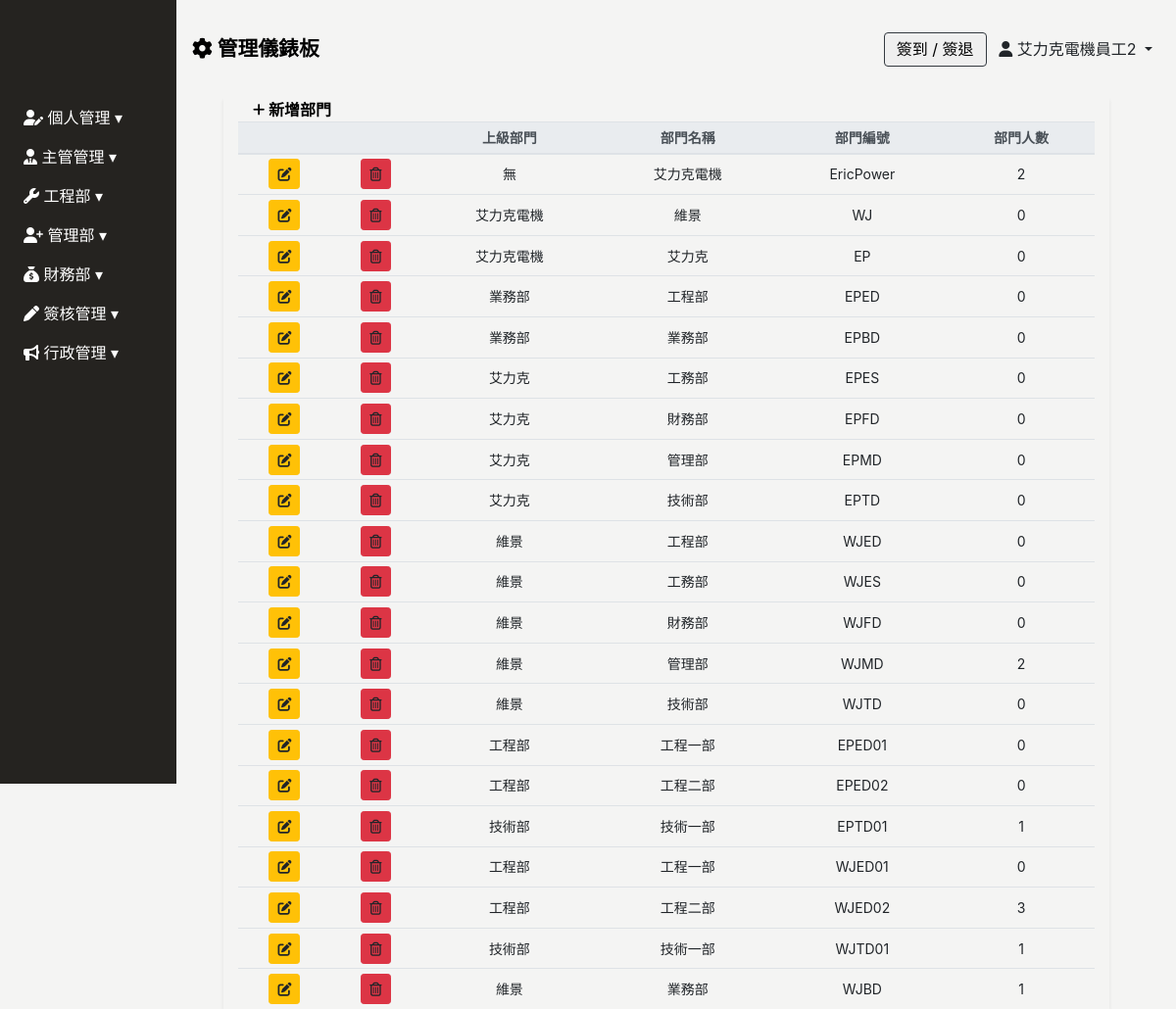
Page /department/ (signed in) on the earlier database version.
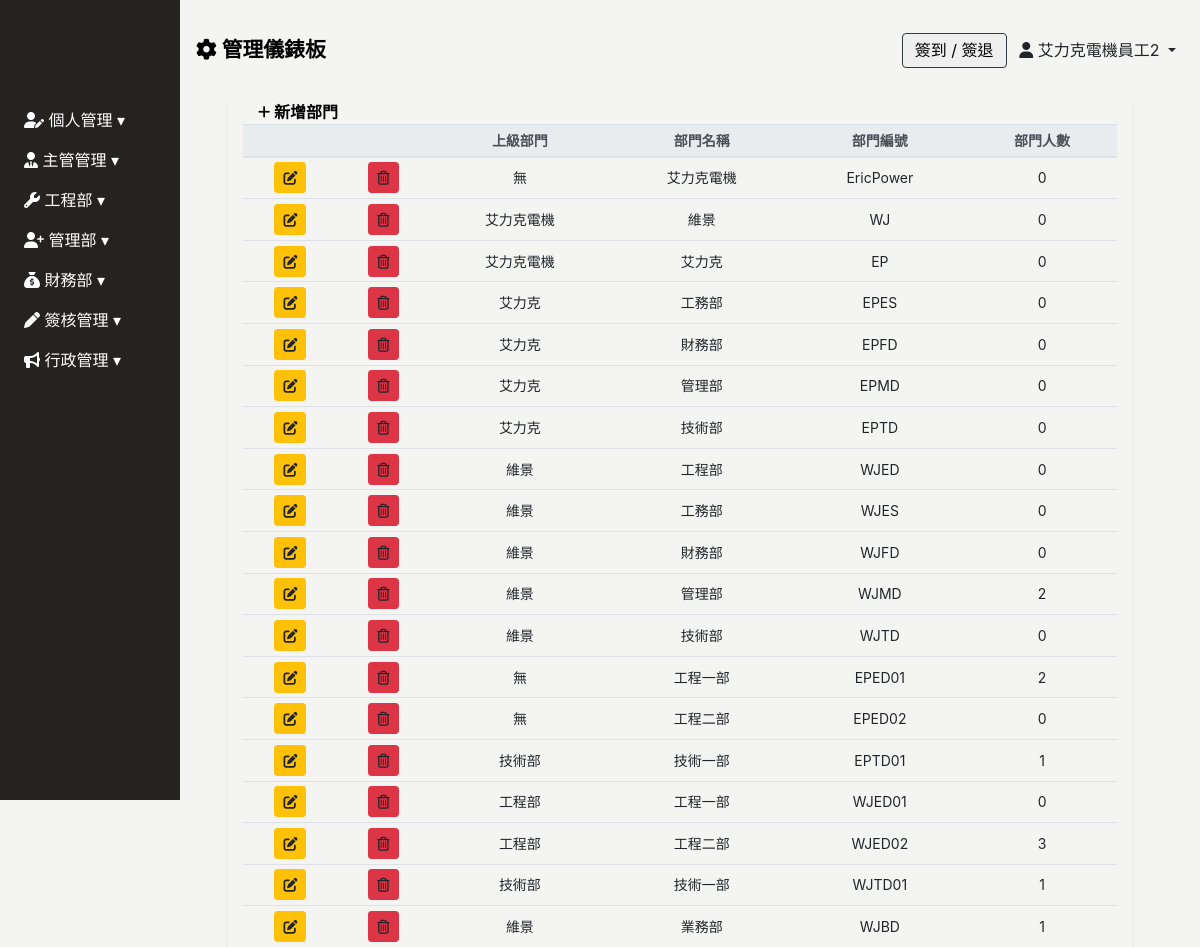
Same page on the later database version.
### Backend/models.py (models this page shows, shortened)
class ModifiedModel(models.Model):
    modified_by = models.ForeignKey("Employee", on_delete=models.SET_NULL, null=True, blank=True)
    created_date = models.DateField(default=timezone.now,verbose_name='建立日期')
    update_date = models.DateField(auto_now=True, verbose_name='更新日期')
    class Meta:
        abstract = True

class Employee(ModifiedModel):
    GENDER_CHOICES = [
        ('M', '男'),
        ('F', '女'),
    ]
    BLOOD_TYPE_CHOICES = [
        ('A', 'A型'),
        ('B', 'B型'),
        ('AB','AB型'),
        ('O', 'O型'),
    ]
    MARITAL_STATUS_CHOICES = [
        ('M', '已婚'),
        ('S', '未婚'),
        ('D', '離異'),
    ]
    MILITARY_STATUS_CHOICES = [
        ('M', '義務役'),
        ('E', '免服役'),
        ('A', '替代役'),
    ]
    user = models.OneToOneField(User, null=True, blank=True, on_delete=models.CASCADE)
    profile_image = models.ImageField(upload_to='employee_profile/', blank=True, null=True, default='employee_profile/default_profile.png', verbose_name='員工照片')
    full_name = models.CharField(max_length=30, null=True, blank=True, verbose_name='員工名稱')
    employee_id	 = models.CharField(max_length=30, blank=True,verbose_name='員工ID')
    departments = models.ForeignKey('Department', on_delete=models.SET_NULL, blank=True, null=True, related_name='employees', verbose_name='部門名稱')# 你可以通过department.employees.all()访问一个部门的所有员工。
    position = models.CharField(max_length=30, null=True, blank=True, verbose_name='職稱')
    phone_number = models.CharField(max_length=20, null=True, blank=True,verbose_name='手機號碼')
    contact_number = models.CharField(max_length=20, null=True, blank=True,verbose_name='聯絡電話')
    start_date = models.DateField(null=True, blank=True, verbose_name='到職日期')
    seniority = models.DecimalField(max_digits=3, decimal_places=1, null=True, blank=True, verbose_name='目前年資')
    id_number = models.CharField(max_length=20, null=True, blank=True, verbose_name='身份證字號')
    birthday = models.DateField(null=True, blank=True, verbose_name='出生日期')
    gender = models.CharField(max_length=1, choices=GENDER_CHOICES, null=True, blank=True, verbose_name='性別')
    blood_type = models.CharField(max_length=2, choices=BLOOD_TYPE_CHOICES, null=True, blank=True, verbose_name='血型')
    birth_place = models.CharField(max_length=100, null=True, blank=True, verbose_name='出生地')
    marital_status = models.CharField(max_length=1, choices=MARITAL_STATUS_CHOICES, null=True, blank=True, verbose_name='婚姻狀況')
    military_status = models.CharField(max_length=1, choices=MILITARY_STATUS_CHOICES, null=True, blank=True, verbose_name='兵役狀況')
    permanent_address = models.CharField(max_length=50, null=True, blank=True, verbose_name='戶籍地址')
    current_address_city = models.CharField(max_length=50, null=True, blank=True, verbose_name='現居地址縣市')
    current_address = models.CharField(max_length=50, null=True, blank=True, verbose_name='現居地址')
    location = models.CharField(max_length=50, null=True, blank=True, verbose_name='所在地')
    company_email = models.EmailField(null=True, blank=True, verbose_name='公司E_Mail')
    personal_email = models.EmailField(null=True, blank=True, verbose_name='個人E_Mail')
    emergency_contact = models.CharField(max_length=50, null=True, blank=True, verbose_name='緊急聯絡人1')
    emergency_contact_relations = models.CharField(max_length=50, null=True, blank=True, verbose_name='關係1')
    emergency_contact_phone = models.CharField(max_length=20, null=True, blank=True, verbose_name='聯絡人電話1')
    class Meta:
        verbose_name = "員工"   # 單數
        verbose_name_plural = verbose_name   #複數

class Department(ModifiedModel):
    parent_department  = models.ForeignKey('self',max_length=30,  on_delete=models.SET_NULL, null=True, blank=True, verbose_name='上層部門')
    department_name = models.CharField(max_length=30, null=True, blank=True,verbose_name='部門名稱')
    department_id = models.CharField(max_length=20, null=True, blank=True,verbose_name='部門編號')
    class Meta:
        verbose_name = "部門"   # 單數
        verbose_name_plural = verbose_name   #複數

### Frontend/views.py (the view, shortened to what this page needs)
# urls.py: path('department/', login_required(views.Department_list.as_view()), name='department'),
class Department_list(UserPassesTestMixin,ListView):
    model = Department
    template_name = 'department/department.html'
    context_object_name = 'department'
    def test_func(self):
        if settings.PASS_TEST_FUNC:
            return True
        return self.request.user.groups.filter(name__icontains='管理部管理').exists()

### Frontend/templates/department/department.html (shortened to what this page needs)
{% extends 'base/base_dashboard.html' %}
{% block import %}
{% load static%}
<link rel="stylesheet" href="{% static 'css/department/department.css' %}">
{% endblock %}
{% block main %}
<div class="main px-3 px-md-5">
    <div class="department-table container-fluid shadow-sm table-responsive-lg">
        <table class="table table-sm table-hover text-center" id="table" data-toggle="table" data-sortable="true"
        data-toolbar="#toolbar" data-search="true" data-show-columns="true"data-filter-strict-search="true"
        data-show-columns-toggle-all="true" data-pagination="true" data-page-size="25" data-page-list="[25, All]"
        data-filter-control="true">
            <div id="toolbar">
                <div class="department-header container-fluid">
                    <a href="" class="font-weight-bold" id="sys_new" data-toggle="modal"
                        data-target="#department-modal">
                        <i class="fa-solid fa-plus fa-sm" style="color: #000000;"></i> 新增部門
                    </a>
                </div>
                <thead class="thead-light" style="font-size: 14px;">
                    <tr>
                        <th></th>
                        <th></th>
                        <th data-field="parent_department" data-sortable="true">上級部門</th>
                        <th data-field="department_name" data-sortable="true">部門名稱</th>
                        <th data-field="department_id" data-sortable="true">部門編號</th>
                        <th data-field="headcount" data-sortable="true">部門人數</th>
                    </tr>
                </thead>
                <tbody style="font-size: 14px;">
                    {% for d in department %}
                    <tr>
                        <td>
                            <a type="button" data-url="department" data-id="{{ d.id }}"
                                class="sys_get btn btn-sm btn-warning" data-toggle="modal"
                                data-target="#department-modal"><i class="fas fa-edit"></i></a>
                        </td>
                        <td>
                            <a data-url="department" data-id="{{ d.id }}" type="button"
                            class="sys_del btn btn-sm btn-danger"><i class="far fa-trash-alt"></i></a>
                        </td>
                        <td>{% if d.parent_department %}{{ d.parent_department.department_name }}{% else %}無</td>
                        </td>{% endif %}
                        <td>{{ d.department_name }}</td>
                        <td>{{ d.department_id }}</td>
                        <td>{{ d.employees.all.count }}</td>
                    </tr>
                    {% endfor %}
                </tbody>
        </table>
    </div>
</div>
{% endblock %}

### Frontend/templates/base/base_dashboard.html (shortened to what this page needs)
<!DOCTYPE html>
<html lang="zh-Hant">
<head>
    <link rel="stylesheet" href="https://stackpath.bootstrapcdn.com/bootstrap/4.2.1/css/bootstrap.min.css"
>
        <link rel="stylesheet" href="https://cdnjs.cloudflare.com/ajax/libs/font-awesome/6.4.0/css/all.min.css">
        <link href="https://unpkg.com/bootstrap-table@1.22.1/dist/bootstrap-table.min.css" rel="stylesheet">
        <link href="https://cdn.rawgit.com/harvesthq/chosen/gh-pages/chosen.min.css" rel="stylesheet" />
    {% load static%}
    <link rel="stylesheet" href="{% static 'css/base/base.css' %}">
    <link rel="stylesheet" href="{% static 'css/index/index-login.css' %}">
    <link href="https://cdn.jsdelivr.net/npm/select2@4.1.0-rc.0/dist/css/select2.min.css" rel="stylesheet" />
    {% block import %}
    {% endblock %}
</head>
<body>
    {% include 'base/sidebar.html' %}
    {% include 'base/header.html' %}
    {% block main %}
    {% endblock %}
</body>
<link href="https://cdn.jsdelivr.net/npm/sweetalert2@11.7.16/dist/sweetalert2.min.css
" rel="stylesheet">
</html>

### Frontend/templates/base/sidebar.html (shortened to what this page needs)
<div class="sidebar pl-2 collapse width show" id="sidebarCollapse">
    <div class="sidebar-logo">
    </div>
    <ul class="nav flex-column">
        <li class="nav-item">
            <a class="nav-link collapsed" href="#" data-target="#calendarCollapse" data-toggle="collapse" aria-expanded="false" aria-controls="engineerCollapse">
                <i class="fa-solid fa-user-pen" style="color: #ffffff;"></i> 個人管理
            </a>
        </li>
        <li class="nav-item">
            <a class="nav-link collapsed" href="#" data-target="#directorCollapse" data-toggle="collapse" aria-expanded="false" aria-controls="engineerCollapse">
                <i class="fa-solid fa-user-tie" style="color: #ffffff;"></i> 主管管理
            </a>
        </li>
        <li class="nav-item">
            <a class="nav-link collapsed" href="#" data-target="#engineerCollapse" data-toggle="collapse" aria-expanded="false" aria-controls="engineerCollapse">
                <i class="fa-solid fa-wrench" style="color: #ffffff;"></i> 工程部
            </a>
        </li>
        <li class="nav-item">
            <a class="nav-link collapsed" href="#" data-target="#personnelCollapse" data-toggle="collapse" aria-expanded="false" aria-controls="personnelCollapse">
                <i class="fa-solid fa-user-plus" style="color: #ffffff;"></i> 管理部
            </a>
        </li>
        <li class="nav-item">
            <a class="nav-link collapsed" href="#financialCollapse" data-toggle="collapse" aria-expanded="false" aria-controls="financialCollapse">
                <i class="fa-solid fa-sack-dollar" style="color: #ffffff;"></i> 財務部
            </a>
        </li>
        <li class="nav-item">
            <a class="nav-link collapsed" href="#reimbursementCollapse" data-toggle="collapse" aria-expanded="false" aria-controls="reimbursementCollapse">
                <i class="fa-solid fa-pen" style="color: #ffffff;"></i> 簽核管理
            </a>
        </li>
        <li class="nav-item">
            <a class="nav-link collapsed" href="#newsCollapse" data-toggle="collapse" aria-expanded="false" aria-controls="newsCollapse">
                <i class="fa-solid fa-bullhorn" style="color: #ffffff;"></i> 行政管理
            </a>
        </li>
    </ul>
</div>

### Frontend/templates/base/header.html (shortened to what this page needs)
<header class="d-flex justify-content-between align-items-center px-3">
    <div>
        <a href="{% url 'index' %}" style="color: #000; text-decoration: none;">
            <span class="font-weight-bold" style="font-size: clamp(1rem, 2vw, 1.3rem);">
                <i class="fa-solid fa-gear"></i> 管理儀錶板
            </span>
        </a>
    </div>
    <div>
        <button type="button" class="border border-dark rounded mr-2" data-toggle="modal" data-target="#clock-inout" @click="catchDateTime">
            簽到 / 簽退
        </button>
        <span class="dropdown-toggle mr-2" data-toggle="dropdown">
            <i class="fa-solid fa-user"></i> {{ request.user.employee.full_name }}
        </span>
    </div>
</header>
{% load static %}

### static/css/base/base.css (style rules this page uses)
:root { --sidebar-width: 180px; --theme-black: #252320; --theme-white: #f4f4f3; }
body { background: var(--theme-white); }
a { color: #0d4c91; }

### static/css/index/index-login.css (style rules this page uses)
.sidebar { width: var(--sidebar-width); height: 100vh; background: var(--theme-black); position: fixed; overflow: hidden; z-index: 2; }
.sidebar a { color: #fff; font-size: 1rem; }
.sidebar .nav-link[data-toggle].collapsed:after { content: "\25BE"; }
.sidebar-logo { height: 100px; }
.main { width: calc(100vw - var(--sidebar-width) - 20px); position: relative; left: var(--sidebar-width); top: 100px; }
header { width: calc(100vw - var(--sidebar-width)); height: 100px; background: var(--theme-white); position: fixed; left: var(--sidebar-width); z-index: 1; }
header button { width: 105px; height: 35px; }

### ERP/collect_static/css/department/department.css (style rules this page uses)
.department-header a { text-decoration: none; color: black; }
.department-table td { vertical-align: middle; }

Differences in the rows shown:
removed Department: parent_department.department_name "業務部", department_name "工程部", department_id "EPED", employees.all.count "0"
removed Department: parent_department.department_name "業務部", department_name "業務部", department_id "EPBD", employees.all.count "0"
computed for Department "EricPower": employees.all.count "2" → "0"
changed Department "EPED01": employees.all.count "0" → "2"; parent_department.department_name "工程部" → (not shown); now shows "無"
changed Department "EPED02": parent_department.department_name "工程部" → (not shown); now shows "無"
